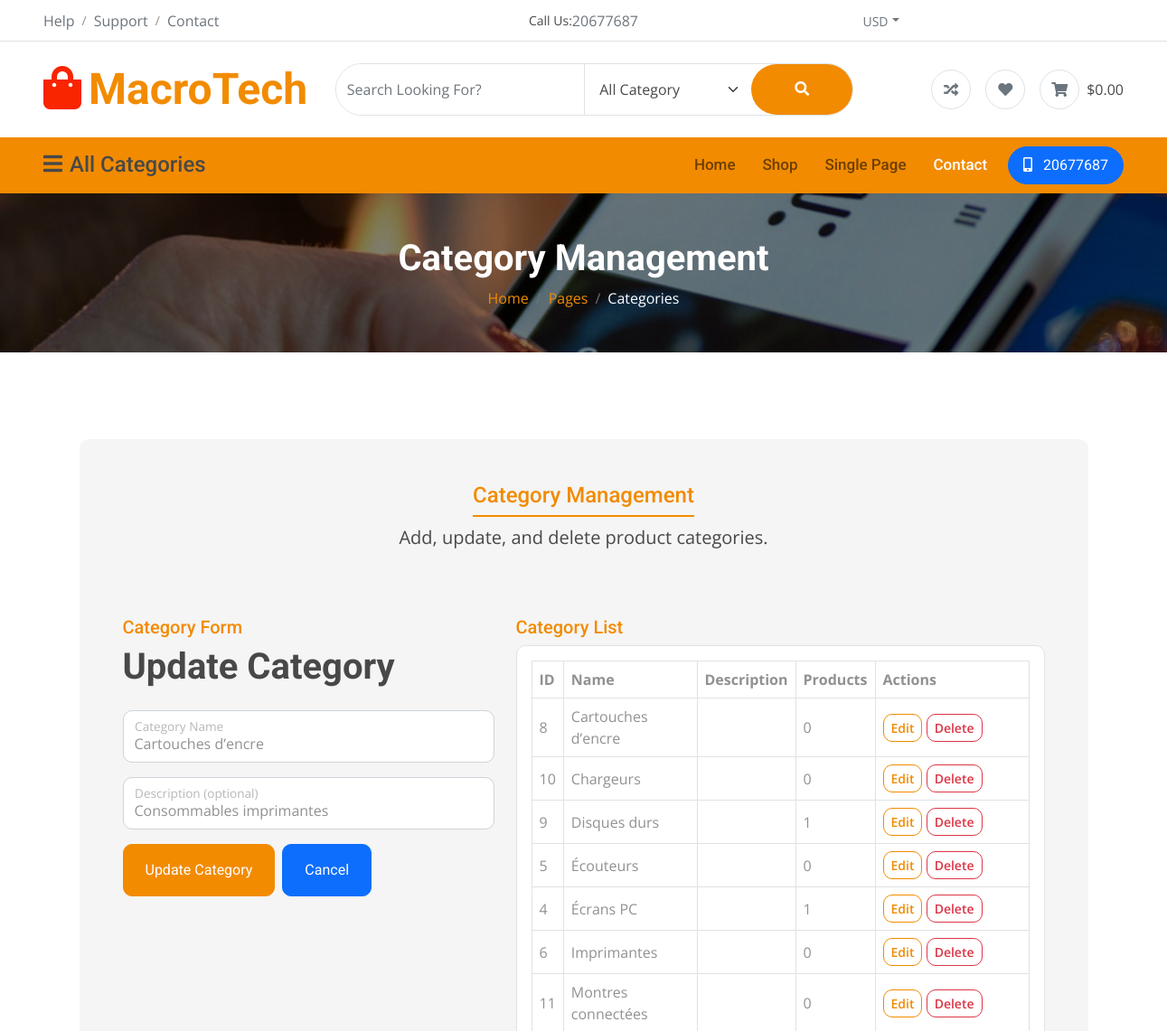
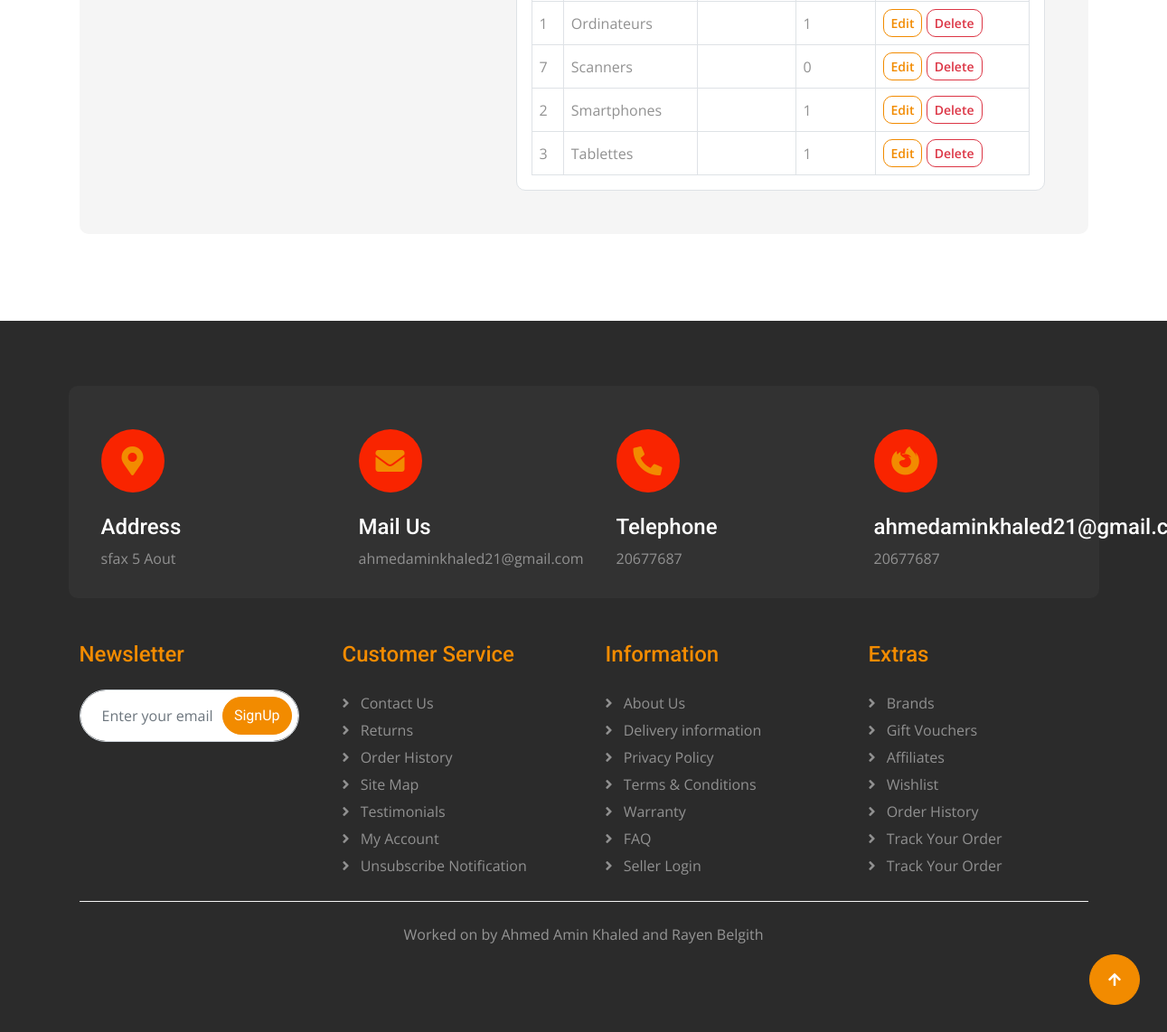
The page /contact.php?edit=8 on the database its author committed (2 pictures, top to bottom).
### tables this page shows
CREATE TABLE IF NOT EXISTS categories (
    id INT UNSIGNED AUTO_INCREMENT PRIMARY KEY,
    name VARCHAR(100) NOT NULL,
    description VARCHAR(255) NULL,
    created_at DATETIME NOT NULL DEFAULT CURRENT_TIMESTAMP,
    updated_at DATETIME NULL DEFAULT NULL ON UPDATE CURRENT_TIMESTAMP,
    CONSTRAINT uq_categories_name UNIQUE (name)
);

### contact.php (the view, shortened to what the rows shown need)
<?php
require_once __DIR__ . '/config/app.php';
$isEdit = false;
$editCategory = [
    'id' => null,
    'name' => '',
    'description' => '',
];
if (isset($_GET['edit'])) {
    $editId = (int)$_GET['edit'];
    if ($editId > 0) {
        $stmtEdit = db()->prepare('SELECT id, name, description FROM categories WHERE id = :id');
        $stmtEdit->bindValue(':id', $editId, PDO::PARAM_INT);
        $stmtEdit->execute();
        $row = $stmtEdit->fetch();
        if ($row) {
            $isEdit = true;
            $editCategory = $row;
        }
    }
}
?>
<!DOCTYPE html>
<html lang="en">
<head>
    <link rel="stylesheet" href="https://use.fontawesome.com/releases/v5.15.4/css/all.css" />
    <link href="https://cdn.jsdelivr.net/npm/bootstrap-icons@1.4.1/font/bootstrap-icons.css" rel="stylesheet">
    <link href="assets/lib/animate/animate.min.css" rel="stylesheet">
    <link href="assets/lib/owlcarousel/assets/owl.carousel.min.css" rel="stylesheet">
    <link href="assets/css/bootstrap.min.css" rel="stylesheet">
    <link href="assets/css/style.css" rel="stylesheet">
</head>
<body>
    <div class="container-fluid px-5 py-4 d-none d-lg-block">
        <div class="row gx-0 align-items-center text-center">
            <div class="col-md-4 col-lg-3 text-center text-lg-start">
                <div class="d-inline-flex align-items-center">
                    <a href="index.php" class="navbar-brand p-0">
                        <h1 class="display-5 text-primary m-0"><i
                                class="fas fa-shopping-bag text-secondary me-2"></i>MacroTech</h1>
                    </a>
                </div>
            </div>
        </div>
    </div>
                            <?php include __DIR__ . '/includes/sidebar_categories.php'; ?>
                                    <?php include __DIR__ . '/includes/sidebar_categories.php'; ?>
    <div class="container-fluid page-header py-5">
        <h1 class="text-center text-white display-6 wow fadeInUp" data-wow-delay="0.1s">Category Management</h1>
    </div>
    <div class="container-fluid contact py-5">
        <div class="container py-5">
            <div class="p-5 bg-light rounded">
                <div class="row g-4">
                    <div class="col-lg-5">
                        <h1 class="display-6 mb-4 wow fadeInUp" data-wow-delay="0.3s">
                            <?= $isEdit ? 'Update Category' : 'Add Category' ?>
                        </h1>
                        <form method="post" action="contact.php" class="wow fadeInUp" data-wow-delay="0.1s">
                            <div class="form-floating mb-3">
                                <input type="text" class="form-control" id="category_name" name="name"
                                       maxlength="100" required
                                       value="<?= e((string)$editCategory['name']) ?>"
                                       placeholder="Category Name">
                                <label for="category_name">Category Name</label>
                            </div>
                            <div class="form-floating mb-3">
                                <input type="text" class="form-control" id="category_description" name="description"
                                       maxlength="255"
                                       value="<?= e((string)$editCategory['description']) ?>"
                                       placeholder="Description">
                                <label for="category_description">Description (optional)</label>
                            </div>
                        </form>
                    </div>
                    <div class="col-lg-7 wow fadeInUp" data-wow-delay="0.2s">
                        <div class="table-responsive bg-white rounded p-3 border">
                            <table class="table table-bordered table-hover align-middle mb-0">
                                <thead>
                                <tr>
                                    <th>ID</th>
                                    <th>Name</th>
                                    <th>Description</th>
                                    <th>Products</th>
                                    <th style="min-width: 170px;">Actions</th>
                                </tr>
                                </thead>
                                <tbody>
                                <?php if (empty($categories)): ?>
                                    <tr>
                                        <td colspan="5" class="text-center">No categories found.</td>
                                    </tr>
                                <?php else: ?>
                                    <?php foreach ($categories as $category): ?>
                                        <tr>
                                            <td><?= (int)$category['id'] ?></td>
                                            <td><?= e($category['name']) ?></td>
                                            <td><?= e((string)$category['description']) ?></td>
                                            <td><?= (int)$category['products_count'] ?></td>
                                            <td>
                                                <a class="btn btn-sm btn-outline-primary"
                                                   href="contact.php?edit=<?= (int)$category['id'] ?>">Edit</a>
                                                <form method="post" action="contact.php" class="d-inline"
                                                      onsubmit="return confirm('Delete this category?');">
                                                    <button type="submit" class="btn btn-sm btn-outline-danger">Delete</button>
                                                </form>
                                            </td>
                                        </tr>
                                    <?php endforeach; ?>
                                <?php endif; ?>
                                </tbody>
                            </table>
                        </div>
                    </div>
                </div>
            </div>
        </div>
    </div>
</body>
</html>

### rows shown on the page
categories: name "Cartouches d’encre", description "Consommables imprimantes", id "8", products_count "0"
categories: id "10", name "Chargeurs", products_count "0"
categories: id "9", name "Disques durs", products_count "1"
categories: id "5", name "Écouteurs", products_count "0"
categories: id "4", name "Écrans PC", products_count "1"
categories: id "6", name "Imprimantes", products_count "0"
categories: id "11", name "Montres connectées", products_count "0"
categories: id "1", name "Ordinateurs", products_count "1"
categories: id "7", name "Scanners", products_count "0"
categories: id "2", name "Smartphones", products_count "1"
categories: id "3", name "Tablettes", products_count "1"
